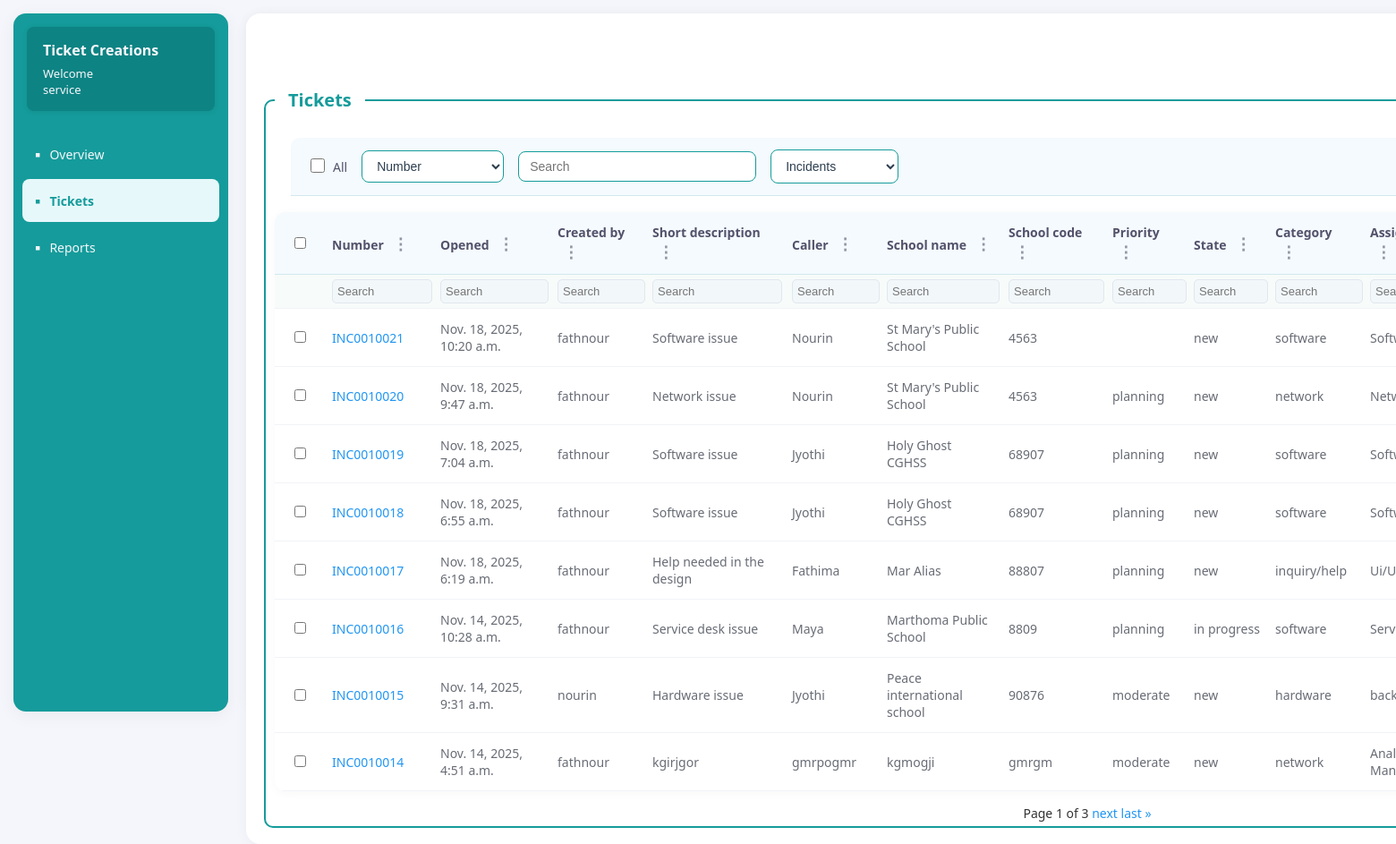
Page /test (signed in) on the earlier database version.
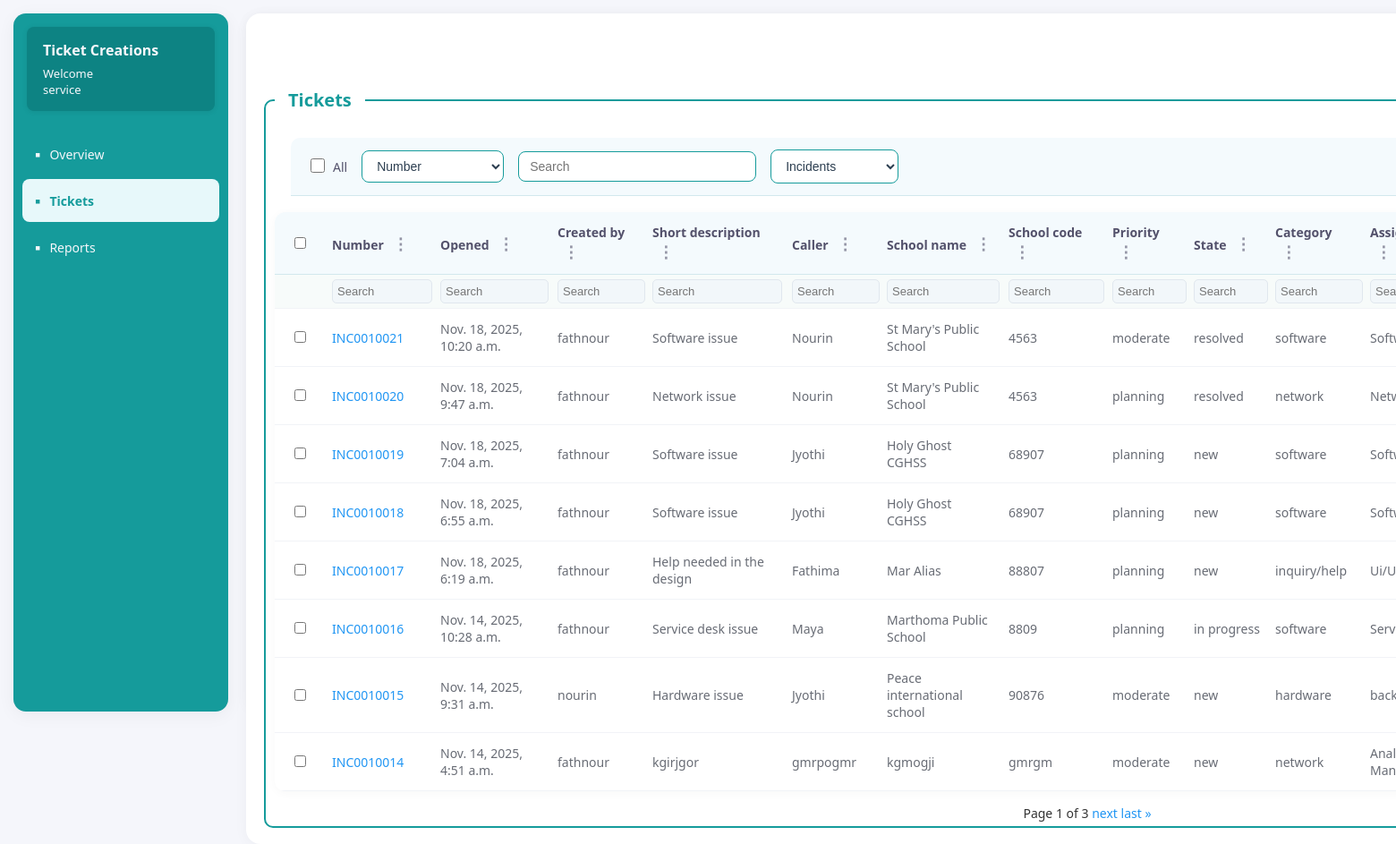
Same page on the later database version.
### servicedeskapp/models.py (models this page shows, shortened)
class Create_Ticket(models.Model):
    category=models.CharField(max_length=100,choices=Category_Choices,blank=True,null=True)
    channel=models.CharField(max_length=100,choices=Channel_Choices,blank=True,default='email',null=True)
    sub_category=models.CharField(max_length=100,blank=True,null=True,choices=Sub_category_Choices)
    state=models.CharField(max_length=100,choices=State_Choices,null=True,blank=True,default='')
    caller=models.CharField(max_length=100)
    caller_category=models.CharField(max_length=100,choices=Caller_Category_Choices,blank=True,null=True)
    impact=models.CharField(max_length=100,choices=Impact_Choices,default='low')
    number = models.CharField(max_length=50,blank=True,null=True)
    school_name=models.CharField(max_length=100,blank=True,null=True)
    school_code=models.CharField(max_length=100,blank=True,null=True)
    urgency=models.CharField(max_length=100,choices=Urgency_Choices,default='low')
    created_at=models.DateTimeField(auto_now_add=True)
    priority=models.CharField(max_length=100,choices=Priority_Choices,default='planning',null=True,blank=True)
    updated_at = models.DateTimeField(auto_now=True)
    assignment_group = models.CharField(max_length=100,blank=True, null=True)
    created_by=models.CharField(max_length=100,null=True,blank=True)
    updated_by = models.CharField(max_length=100,blank=True,null=True)
    assigned_to = models.CharField(max_length=100,blank=True,null=True)
    short_description = models.CharField(max_length=255,default='')
    description = models.TextField(blank=True,null=True)
    additional_comments = models.TextField(blank=True,null=True)
    work_notes = models.TextField(blank=True,null=True)

### servicedeskapp/views.py (the view)
# urls.py: path('test',views.test_view,name='test'),
def test_view(request):
    all_tickets = Create_Ticket.objects.all().order_by('-created_at')
    for ticket in all_tickets:
        school=Master_Data.objects.filter(name=ticket.school_name).first()
        ticket.school_email=school.email if school else None
    paginator = Paginator(all_tickets, 8)
    page_number = request.GET.get('page', 1)
    page_obj = paginator.get_page(page_number)
    fields_to_serialize = (
        'number',
        'short_description',
        'caller',
        'priority',
        'state',
        'category',
        'assigned_to',
        'updated_at',
        'id',
        'school_name',
        'school_code',
        'assignment_group',
        'updated_by'
    )
    serialized_tickets = serialize('json', all_tickets, fields=fields_to_serialize)
    temp_list = json.loads(serialized_tickets)
    processed_tickets = []
    for item in temp_list:
        ticket_data = item['fields']
        ticket_data['id'] = item['pk']
        processed_tickets.append(ticket_data)
    tickets_json = json.dumps(processed_tickets)
    context = {
        'tickets': page_obj.object_list,
        'ticket_count': paginator.count,
        'tickets_json': tickets_json,
        'page_obj': page_obj,
    }
    return render(request,'test.html',context)

### servicedeskapp/templates/test.html (shortened to what the changed rows need)
<!DOCTYPE html>
<html lang="en">
<head>
<link rel="stylesheet" href="static/test.css">
</head>
<body>
  <div class="main-layout">
    <div class="main-content">
      <div class="content-area">
        <div class="search-and-table-container">
         <fieldset class="page-title-fieldset">
<table id="incidentsTable">
    <thead>
        <tr>
            <th><input type="checkbox" id="headerCheck"></th>
            <th data-col="number">Number <span class="col-menu">⋮</span></th>
            <th data-col="opened">Opened <span class="col-menu">⋮</span></th>
            <th data-col="created">Created by <span class="col-menu">⋮</span></th>
            <th data-col="desc">Short description <span class="col-menu">⋮</span></th>
            <th data-col="caller">Caller <span class="col-menu">⋮</span></th>
            <th data-col="school_name">School name <span class="col-menu">⋮</span></th>
            <th data-col="school_code">School code <span class="col-menu">⋮</span></th>
            <th data-col="priority">Priority <span class="col-menu">⋮</span></th>
            <th data-col="state">State <span class="col-menu">⋮</span></th>
            <th data-col="category">Category <span class="col-menu">⋮</span></th>
            <th data-col="assignGroup">Assignment group <span class="col-menu">⋮</span></th>
        </tr>
        <tr class="search-row">
            <td></td>
            <td><input type="text" data-col="number" placeholder="Search"></td>
            <td><input type="text" data-col="opened" placeholder="Search"></td>
            <td><input type="text" data-col="created" placeholder="Search"></td>
            <td><input type="text" data-col="desc" placeholder="Search"></td>
            <td><input type="text" data-col="caller" placeholder="Search"></td>
            <td><input type="text" data-col="school_name" placeholder="Search"></td>
            <td><input type="text" data-col="school_code" placeholder="Search"></td>
            <td><input type="text" data-col="priority" placeholder="Search"></td>
            <td><input type="text" data-col="state" placeholder="Search"></td>
            <td><input type="text" data-col="category" placeholder="Search"></td>
            <td><input type="text" data-col="assignGroup" placeholder="Search"></td>
        </tr>
    </thead>
    <tbody id="tableBody">
        {% for ticket in tickets %}
        <tr data-number="{{ ticket.number }}">
            <td><input type="checkbox" name="selected_tickets" value="{{ ticket.id }}" class="rowCheck"></td>
            <td><a href="{% url 'update' ticket_id=ticket.id %}">{{ ticket.number }}</a></td>
            <td>{{ ticket.created_at }}</td>
            <td>{{ ticket.created_by }}</td>
            <td>{{ ticket.short_description }}</td>
            <td>{{ ticket.caller }}</td>
            <td>{{ ticket.school_name }}</td>
            <td>{{ ticket.school_code }}</td>
            <td>{{ ticket.priority }}</td>
            <td>{{ ticket.state }}</td>
            <td>{{ ticket.category }}</td>
            <td>{{ ticket.assignment_group }}</td>
        </tr>
        {% endfor %}
    </tbody>
</table>
</div>
      </div>
      </div>
    </div>
</body>
</html>

Differences in the rows shown:
changed Create_Ticket "INC0010021": priority (not shown) → "moderate"; state "new" → "resolved"
changed Create_Ticket "INC0010020": state "new" → "resolved"
